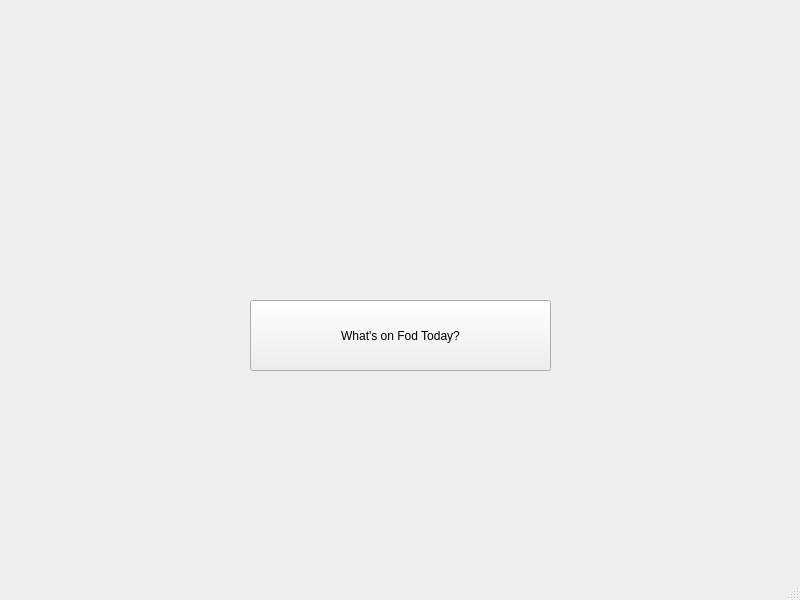
<?xml version="1.0" encoding="UTF-8"?>
<ui version="4.0">
 <class>MainWindow</class>
 <widget class="QMainWindow" name="MainWindow">
  <property name="geometry">
   <rect>
    <x>0</x>
    <y>0</y>
    <width>800</width>
    <height>600</height>
   </rect>
  </property>
  <property name="windowTitle">
   <string>MainWindow</string>
  </property>
  <widget class="QWidget" name="centralwidget">
   <widget class="QPushButton" name="pushButton">
    <property name="geometry">
     <rect>
      <x>250</x>
      <y>300</y>
      <width>301</width>
      <height>71</height>
     </rect>
    </property>
    <property name="minimumSize">
     <size>
      <width>301</width>
      <height>71</height>
     </size>
    </property>
    <property name="text">
     <string>What's on Fod Today?</string>
    </property>
   </widget>
  </widget>
  <widget class="QMenuBar" name="menubar">
   <property name="geometry">
    <rect>
     <x>0</x>
     <y>0</y>
     <width>800</width>
     <height>26</height>
    </rect>
   </property>
  </widget>
  <widget class="QStatusBar" name="statusbar"/>
 </widget>
 <resources/>
 <connections/>
</ui>
